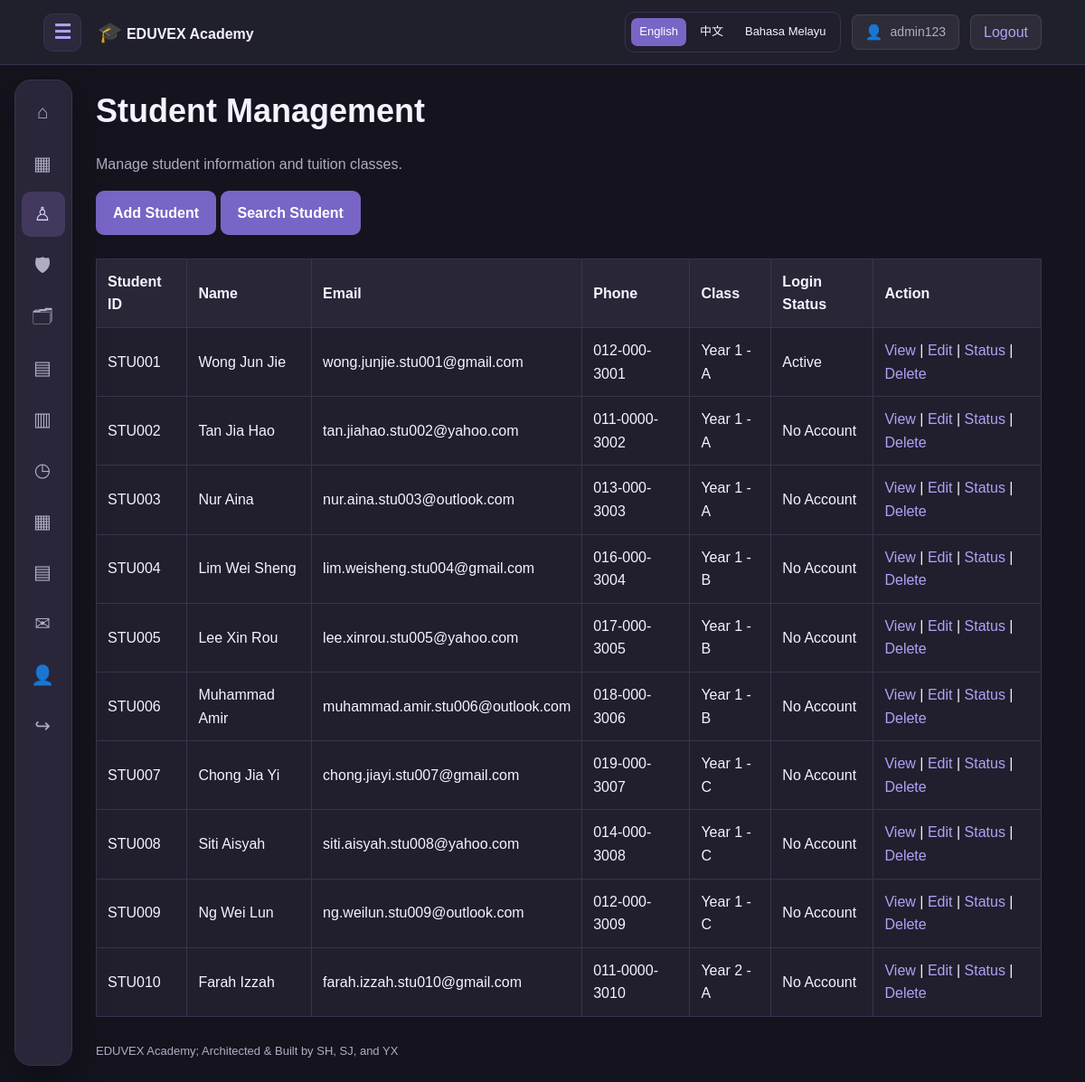
The app's page /student_management/index.php (signed in) with its own data.
### tables this page shows
CREATE TABLE IF NOT EXISTS students (
    student_id VARCHAR(12) PRIMARY KEY,
    student_name VARCHAR(120) NOT NULL,
    student_email VARCHAR(180) UNIQUE,
    student_phone_number VARCHAR(30),
    student_class VARCHAR(12)
);

CREATE TABLE IF NOT EXISTS classes (
    class_id VARCHAR(12) PRIMARY KEY,
    grade_level VARCHAR(60),
    section VARCHAR(30),
    academic_year SMALLINT,
    class_teacher_id VARCHAR(12)
);

### includes/functions.php (called while the page is built, shortened)
<?php
function h(mixed $value): string {
    return htmlspecialchars(
        (string)($value ?? ''),
        ENT_QUOTES | ENT_SUBSTITUTE,
        'UTF-8'
    );
}
function url(string $path = ''): string {
    return BASE_URL . '/' . ltrim($path, '/');
}
function me(): array {
    return [
        'id' => $_SESSION['user_id'] ?? null,
        'username' => $_SESSION['username'] ?? '',
        'role' => $_SESSION['role'] ?? ''
    ];
}

### student_management/index.php (the view, shortened to what this page needs)
<?php
require_once __DIR__ . '/../config/database.php';
$stmt = $pdo->query("
    SELECT s.*,
           c.grade_level,
           c.section,
           u.is_active AS account_active
    FROM students s
    LEFT JOIN classes c ON s.student_class = c.class_id
    LEFT JOIN user_accounts u ON u.student_id = s.student_id
    ORDER BY s.student_id
");
$students = $stmt->fetchAll();
require __DIR__ . '/../includes/header.php';
?>
<h1>Student Management</h1>
<p>Manage student information and tuition classes.</p>
<?php if (me()['role'] === 'admin'): ?>
    <a class="button"
       href="<?= h(url('student_management/add_student.php')) ?>">
        Add Student
    </a>
<?php endif; ?>
<a class="button"
   href="<?= h(url('student_management/search_student.php')) ?>">
    Search Student
</a>
<br><br>
<div class="table-wrap">
<table>
    <thead>
        <tr>
            <th>Student ID</th>
            <th>Name</th>
            <th>Email</th>
            <th>Phone</th>
            <th>Class</th>
            <th>Login Status</th>
            <th>Action</th>
        </tr>
    </thead>
    <tbody>
    <?php foreach ($students as $student): ?>
        <tr>
            <td><?= h($student['student_id']) ?></td>
            <td><?= h($student['student_name']) ?></td>
            <td><?= h($student['student_email']) ?></td>
            <td><?= h($student['student_phone_number']) ?></td>
            <td>
                <?php
                if (!empty($student['grade_level'])) {
                    echo h($student['grade_level'] . ' - ' . $student['section']);
                } else {
                    echo 'Not Assigned';
                }
                ?>
            </td>
            <td>
                <?php
                if ($student['account_active'] === null) {
                    echo 'No Account';
                } elseif ($student['account_active']) {
                    echo 'Active';
                } else {
                    echo 'Inactive';
                }
                ?>
            </td>
            <td>
                <a href="<?= h(url(
                    'student_management/view_student.php?id=' .
                    urlencode($student['student_id'])
                )) ?>">View</a>
                <?php if (me()['role'] === 'admin'): ?>
                    |
                    <a href="<?= h(url(
                        'student_management/edit_student.php?id=' .
                        urlencode($student['student_id'])
                    )) ?>">Edit</a>
                    |
                    <a href="<?= h(url(
                        'student_management/student_status.php?id=' .
                        urlencode($student['student_id'])
                    )) ?>">Status</a>
                    |
                    <a href="<?= h(url(
                        'student_management/delete_student.php?id=' .
                        urlencode($student['student_id'])
                    )) ?>">Delete</a>
                <?php endif; ?>
            </td>
        </tr>
    <?php endforeach; ?>
    </tbody>
</table>
</div>
<?php require __DIR__ . '/../includes/footer.php'; ?>

### assets/css/style.css (style rules this page uses)
:root { color-scheme: dark; --bg: #15141E; --surface: #211F2D; --surface2: #292638; --line: #39344E; --accent: #B4A0F7; --accent-dark: #7965C5; --text: #F5F3FF; --muted: #B0ACC3; --nav-width: 64px; --header-height: 72px; }
* { box-sizing: border-box; }
html { scroll-behavior: smooth; scroll-padding-top: 90px; }
body { margin: 0; background: var(--bg); color: var(--text); font-family: Arial, Helvetica, sans-serif; font-size: 16px; line-height: 1.6; }
a { color: var(--accent); text-decoration: none; }
h1, h2, h3 { line-height: 1.25; }
h1 { font-size: clamp(28px, 3vw, 40px); }
p { color: var(--muted); }
button, .button { display: inline-block; padding: 11px 18px; border: 1px solid transparent; border-radius: 9px; background: var(--accent-dark); color: #FFFFFF; font-weight: 600; text-decoration: none; }
.table-wrap { overflow-x: auto; }
table { width: 100%; border-collapse: collapse; background: var(--surface); }
th, td { padding: 12px; border: 1px solid var(--line); text-align: left; }
th { background: var(--surface2); }

### includes/site_language.php (style rules this page uses)
body { top: 0 !important; }

### records on screen
students: student_id "STU001", student_name "Wong Jun Jie", student_email "wong.junjie.stu001@gmail.com", student_phone_number "012-000-3001", classes.grade_level+section "Year 1 - A", shows "Active"
students: student_id "STU002", student_name "Tan Jia Hao", student_email "tan.jiahao.stu002@yahoo.com", student_phone_number "011-0000-3002", classes.grade_level+section "Year 1 - A", shows "No Account"
students: student_id "STU003", student_name "Nur Aina", student_email "nur.aina.stu003@outlook.com", student_phone_number "013-000-3003", classes.grade_level+section "Year 1 - A", shows "No Account"
students: student_id "STU004", student_name "Lim Wei Sheng", student_email "lim.weisheng.stu004@gmail.com", student_phone_number "016-000-3004", classes.grade_level+section "Year 1 - B", shows "No Account"
students: student_id "STU005", student_name "Lee Xin Rou", student_email "lee.xinrou.stu005@yahoo.com", student_phone_number "017-000-3005", classes.grade_level+section "Year 1 - B", shows "No Account"
students: student_id "STU006", student_name "Muhammad Amir", student_email "muhammad.amir.stu006@outlook.com", student_phone_number "018-000-3006", classes.grade_level+section "Year 1 - B", shows "No Account"
students: student_id "STU007", student_name "Chong Jia Yi", student_email "chong.jiayi.stu007@gmail.com", student_phone_number "019-000-3007", classes.grade_level+section "Year 1 - C", shows "No Account"
students: student_id "STU008", student_name "Siti Aisyah", student_email "siti.aisyah.stu008@yahoo.com", student_phone_number "014-000-3008", classes.grade_level+section "Year 1 - C", shows "No Account"
students: student_id "STU009", student_name "Ng Wei Lun", student_email "ng.weilun.stu009@outlook.com", student_phone_number "012-000-3009", classes.grade_level+section "Year 1 - C", shows "No Account"
students: student_id "STU010", student_name "Farah Izzah", student_email "farah.izzah.stu010@gmail.com", student_phone_number "011-0000-3010", classes.grade_level+section "Year 2 - A", shows "No Account"

### other values on screen
$account['username'] "admin123"
$symbol "⌂"
$symbol "▦"
$symbol "♙"
$symbol "🛡"
$symbol "🗂"
$symbol "▤"
$symbol "▥"
$symbol "◷"
$symbol "✉"
$symbol "👤"
$symbol "↪"
$name "English"
$name "中文"
$name "Bahasa Melayu"
